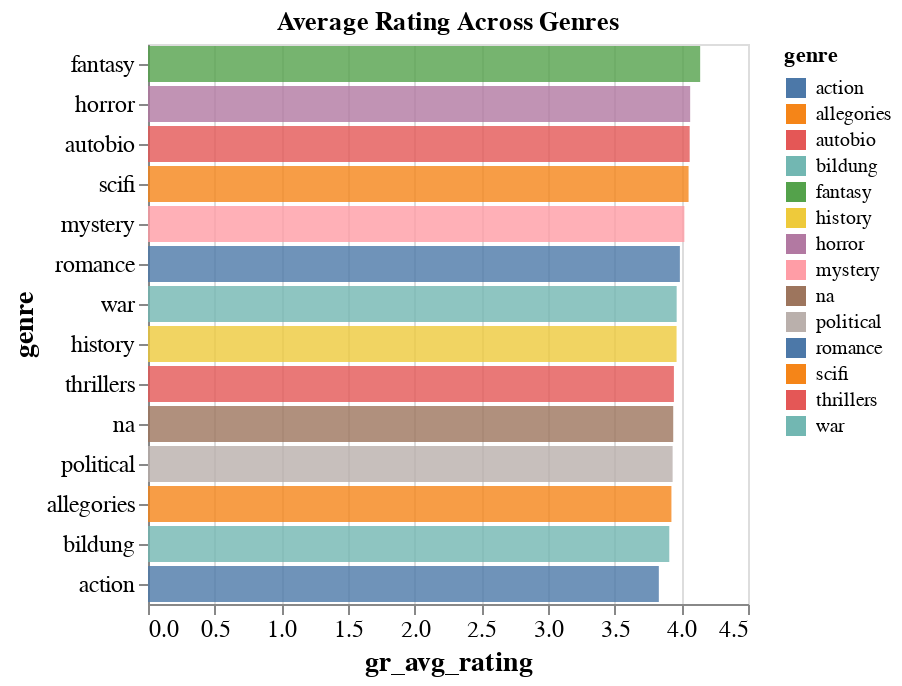

Notebook code cell kept with this figure:
### Markdown cell above
#### 6. Average Rating by Genre
This Altair visualization will provide an interactive bar chart with tooltips that show the average rating for each genre, with the bars sorted by the rating.

### Code cell
avg_rating_by_genre = df.groupby('genre')['gr_avg_rating'].mean().reset_index()
avg_rating_by_genre.sort_values('gr_avg_rating', ascending=False, inplace=True)


chart = alt.Chart(avg_rating_by_genre).mark_bar().encode(
    x='gr_avg_rating:Q',  
    y=alt.Y('genre:N', sort='-x'),  
    color='genre:N',  
    tooltip=['genre:N', 'gr_avg_rating:Q']  
).properties(
    title='Average Rating Across Genres'
).configure_mark(
    opacity=0.8 
).configure_axis(
    labelFontSize=12,  
    titleFontSize=14 
)

chart

### Figure 1 — Vega-Lite specification as saved in the notebook (floating-point values rounded to 4 significant figures)
{"config": {"view": {"continuousWidth": 300, "continuousHeight": 300}, "axis": {"labelFontSize": 12, "titleFontSize": 14}, "mark": {"opacity": 0.8}}, "data": {"name": "data-d3cbf17e7560dfd16e0bdb7a2096329c"}, "mark": {"type": "bar"}, "encoding": {"color": {"field": "genre", "type": "nominal"}, "tooltip": [{"field": "genre", "type": "nominal"}, {"field": "gr_avg_rating", "type": "quantitative"}], "x": {"field": "gr_avg_rating", "type": "quantitative"}, "y": {"field": "genre", "sort": "-x", "type": "nominal"}}, "title": "Average Rating Across Genres", "$schema": "https://vega.github.io/schema/vega-lite/v5.20.1.json", "datasets": {"data-d3cbf17e7560dfd16e0bdb7a2096329c": [{"genre": "fantasy", "gr_avg_rating": 4.141}, {"genre": "horror", "gr_avg_rating": 4.066}, {"genre": "autobio", "gr_avg_rating": 4.062}, {"genre": "scifi", "gr_avg_rating": 4.054}, {"genre": "mystery", "gr_avg_rating": 4.023}, {"genre": "romance", "gr_avg_rating": 3.989}, {"genre": "war", "gr_avg_rating": 3.965}, {"genre": "history", "gr_avg_rating": 3.964}, {"genre": "thrillers", "gr_avg_rating": 3.944}, {"genre": "na", "gr_avg_rating": 3.939}, {"genre": "political", "gr_avg_rating": 3.935}, {"genre": "allegories", "gr_avg_rating": 3.926}, {"genre": "bildung", "gr_avg_rating": 3.91}, {"genre": "action", "gr_avg_rating": 3.831}]}}
